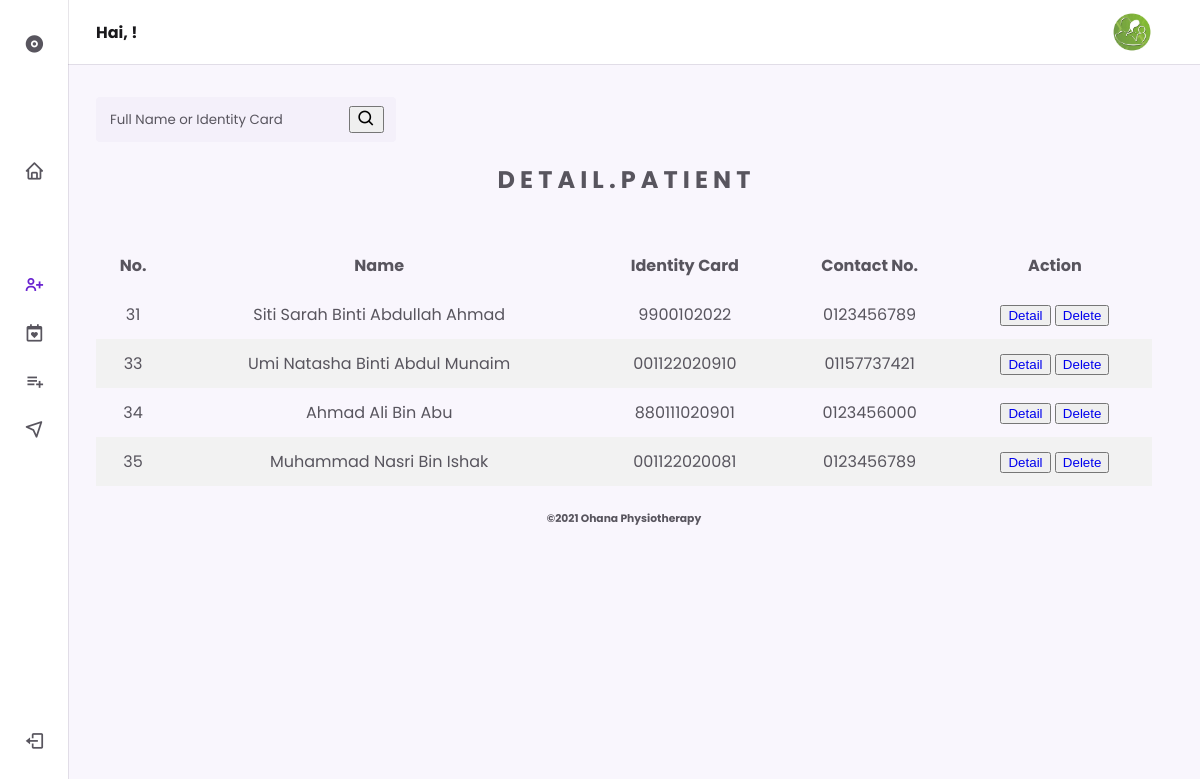
The page /admin/viewpatient.php on the database its author committed.
### tables this page shows
CREATE TABLE `tblpatient` (
  `id_patient` int(11) NOT NULL,
  `email` varchar(50) NOT NULL,
  `phone` varchar(50) NOT NULL,
  `address` varchar(150) NOT NULL,
  `gender` varchar(50) NOT NULL,
  `name` varchar(150) NOT NULL,
  `ic` varchar(50) NOT NULL,
  `password` varchar(50) NOT NULL,
  `create_datetime` datetime NOT NULL
);

### admin/viewpatient.php (the view, shortened to what this page needs)
<?php
$conn = mysqli_connect('localhost', 'root' );
$sql = "SELECT * FROM tblpatient";
$result = mysqli_query($conn, $sql);
?>
<?php
if(isset($_POST['search']))
{
    $valueToSearch = $_POST['valueToSearch'];
    $query = "SELECT * FROM `tblpatient` WHERE CONCAT(`ic`,`name`) LIKE '%".$valueToSearch."%'";
    $search_result = filterTable($query);
}
 else {
    $query = "SELECT * FROM `tblpatient`";
    $search_result = filterTable($query);
}
function filterTable($query)
{
    $conn = mysqli_connect("localhost", "root", "", "ohana");
    $filter_Result = mysqli_query($conn, $query);
    return $filter_Result;
}
?>
<!DOCTYPE html>
    <html lang="en">
    <head>
        <link rel="stylesheet" href="https://cdn.jsdelivr.net/npm/boxicons@latest/css/boxicons.min.css">
        <link rel="stylesheet" href="assets/css/styles.css">
    </head>
    <body>
        <header class="header">
            <div class="header__container">
                <img src="assets/img/4.jpg" alt="" class="header__img">
                <a href="index.php" class="header__logo"><strong>Hai, <?php echo $_SESSION['username'] ?></b> !</strong></a>
            </div>
        </header>
        <div class="nav" id="navbar">
            <nav class="nav__container">
                <div>
                    <a href="index.php" class="nav__link nav__logo">
                        <i class='bx bxs-disc nav__icon' ></i>
                    </a>
                    <div class="nav__list">
                        <div class="nav__items">
                            <a href="index.php" class="nav__link">
                                <i class='bx bx-home nav__icon' ></i>
                            </a>
                        </div>
                        <div class="nav__items">
                            <div class="nav__dropdown">
                                <a href="#" class="nav__link active">
                                    <i class='bx bx-user-plus nav__icon' ></i>
                                </a>
                            </div>
							<div class="nav__dropdown">
                                <a href="#" class="nav__link">
                                    <i class='bx bx-calendar-heart nav__icon' ></i>
                                </a>
                            </div>
							<div class="nav__dropdown">
                                <a href="#" class="nav__link">
                                    <i class='bx bx-list-plus nav__icon' ></i>
                                </a>
                            </div>
							<div class="nav__dropdown">
                                <a href="#" class="nav__link">
                                    <i class='bx bx-navigation nav__icon' ></i>
                                </a>
                            </div>
                        </div>
                    </div>
                </div>
                <a href="logout.php" class="nav__link nav__logout">
                    <i class='bx bx-log-out nav__icon' ></i>
                </a>
            </nav>
        </div>
		<BR>
        <main>
		<form action="" method="post" class="checkdomain form-inline" >
			<div class="header__search">
				<input class="header__input" type="text" class="form-control" id="domainnamehere" name="valueToSearch"  placeholder="Full Name or Identity Card">
				<button  type="submit" name="search" value="Filter" class="btn btn-primary grd1"><i class='bx bx-search header__icon' ></i></button>
			</div>
            <div style="overflow-x: auto;">
			<center><h2>D E T A I L . P A T I E N T</h2></center>
			<br>
			  <table>
				<tr>
				  <th>No.</th>
				  <th>Name</th>
				  <th>Identity Card</th>
				  <th>Contact No.</th>
				  <th>Action</th>
				</tr>
					<?php
						if(mysqli_num_rows($result) > 0)
						{
						while($row = mysqli_fetch_assoc($result))
						{
					?>
				<tbody>
					<?php while($row = mysqli_fetch_array($search_result)):?>
				<tr>
				  <td><?php echo $row['id_patient']; ?></td>
				  <td><?php echo $row['name']; ?></td>
				  <td><?php echo $row['ic']; ?></td>
				  <td><?php echo $row['phone']; ?></td>
				  <td>
					<button><a href="display.php?id=<?php echo $row["id_patient"]; ?>" class="btn btn-danger delete-listview-btn" onClick="return confirm">Detail</a></button>
					<button><a href="deletepatient.php?id=<?php echo $row["id_patient"]; ?>" class="btn btn-danger delete-listview-btn" onClick="return confirm('Do you really want to delete?');">Delete</a></button>
				  </td>
				</tr>
					<?php endwhile;?>
				</tbody>
					<?php
						   }
						}
						else
						{
						   echo "0 results";
						}
					?>
			  </table>
			</div>
        </main>
		<center>
		<footer class="container-fluid">
			<h6 class="text-center small">©2021 Ohana Physiotherapy</h6>
		</footer>
		</center>
    </body>
</html>

### admin/assets/css/styles.css (style rules this page uses)
:root { --header-height: 3.5rem; --nav-width: 219px; --first-color: #6923D0; --first-color-light: #F4F0FA; --title-color: #19181B; --text-color: #58555E; --text-color-light: #A5A1AA; --body-color: #F9F6FD; --container-color: #FFFFFF; --body-font: 'Poppins', sans-serif; --normal-font-size: .938rem; --small-font-size: .75rem; --smaller-font-size: .75rem; --font-medium: 500; --font-semi-bold: 600; --z-fixed: 100; }
@media screen and (min-width: 1024px) { :root { --normal-font-size: 1rem; --small-font-size: .875rem; --smaller-font-size: .813rem; } }
body { margin: var(--header-height) 0 0 0; padding: 1rem 1rem 0; font-family: var(--body-font); font-size: var(--normal-font-size); background-color: var(--body-color); color: var(--text-color); }
a { text-decoration: none; }
img { max-width: 100%; height: auto; }
.header { position: fixed; top: 0; left: 0; width: 100%; background-color: var(--container-color); box-shadow: 0 1px 0 rgba(22, 8, 43, 0.1); padding: 0 1rem; z-index: var(--z-fixed); }
.header__container { display: flex; align-items: center; height: var(--header-height); justify-content: space-between; }
.header__img { width: 35px; height: 35px; border-radius: 50%; }
.header__logo { color: var(--title-color); font-weight: var(--font-medium); display: none; }
.header__search { display: flex; padding: .40rem .75rem; background-color: var(--first-color-light); border-radius: .25rem; }
.header__input { width: 100%; border: none; outline: none; background-color: var(--first-color-light); }
.header__input::placeholder { font-family: var(--body-font); color: var(--text-color); }
.header__icon, .header__toggle { font-size: 1.2rem; }
.nav { position: fixed; top: 0; left: -100%; height: 100vh; padding: 1rem 1rem 0; background-color: var(--container-color); box-shadow: 1px 0 0 rgba(22, 8, 43, 0.1); z-index: var(--z-fixed); transition: .4s; }
.nav__container { height: 100%; display: flex; flex-direction: column; justify-content: space-between; padding-bottom: 3rem; overflow: auto; scrollbar-width: none; }
.nav__logo { font-weight: var(--font-semi-bold); margin-bottom: 2.5rem; }
.nav__list, .nav__items { display: grid; }
.nav__list { row-gap: 2.5rem; }
.nav__items { row-gap: 1.5rem; }
.nav__link { display: flex; align-items: center; color: var(--text-color); }
.nav__icon { font-size: 1.2rem; margin-right: .5rem; }
.nav__logout { margin-top: 5rem; }
.nav__dropdown { overflow: hidden; max-height: 21px; transition: .4s ease-in-out; }
.active { color: var(--first-color); }
@media screen and (min-width: 768px) { body { padding: 1rem 3rem 0 6rem; } }
@media screen and (min-width: 768px) { .header { padding: 0 3rem 0 6rem; } }
@media screen and (min-width: 768px) { .header__container { height: calc(var(--header-height) + .5rem); } }
@media screen and (min-width: 768px) { .header__search { width: 300px; padding: .55rem .75rem; } }
@media screen and (min-width: 768px) { .header__logo { display: block; } }
@media screen and (min-width: 768px) { .header__img { width: 40px; height: 40px; order: 1; } }
@media screen and (min-width: 768px) { .nav { left: 0; padding: 1.2rem 1.5rem 0; width: 68px; } }
@media screen and (min-width: 768px) { .nav__items { row-gap: 1.7rem; } }
@media screen and (min-width: 768px) { .nav__icon { font-size: 1.3rem; } }

### admin/viewpatient.php (style rules this page uses)
table { border-collapse: collapse; width: 100%; }
th, td { text-align: center; padding: 12px; }
tr:nth-child(even) { background-color: #f2f2f2; }

### rows shown on the page
tblpatient: id_patient "31", name "Siti Sarah Binti Abdullah Ahmad", ic "9900102022", phone "0123456789"
tblpatient: id_patient "33", name "Umi Natasha Binti Abdul Munaim", ic "001122020910", phone "01157737421"
tblpatient: id_patient "34", name "Ahmad Ali Bin Abu", ic "880111020901", phone "0123456000"
tblpatient: id_patient "35", name "Muhammad Nasri Bin Ishak", ic "001122020081", phone "0123456789"
